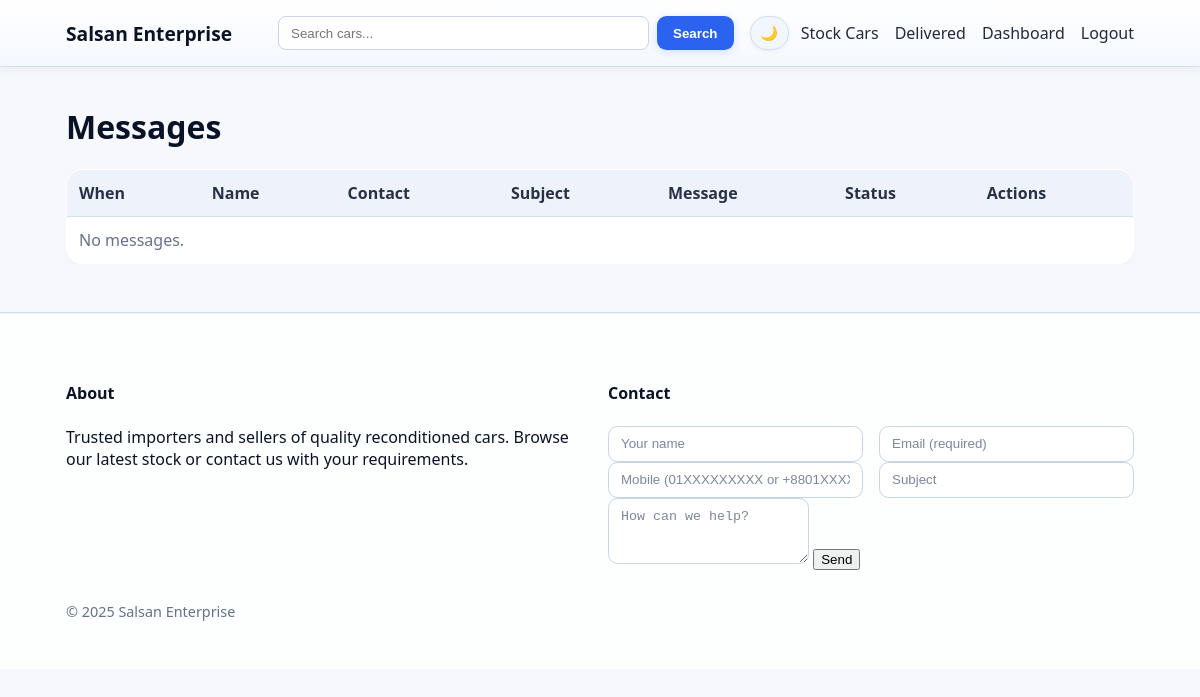
The app's page /admin/messages (signed in), older data.
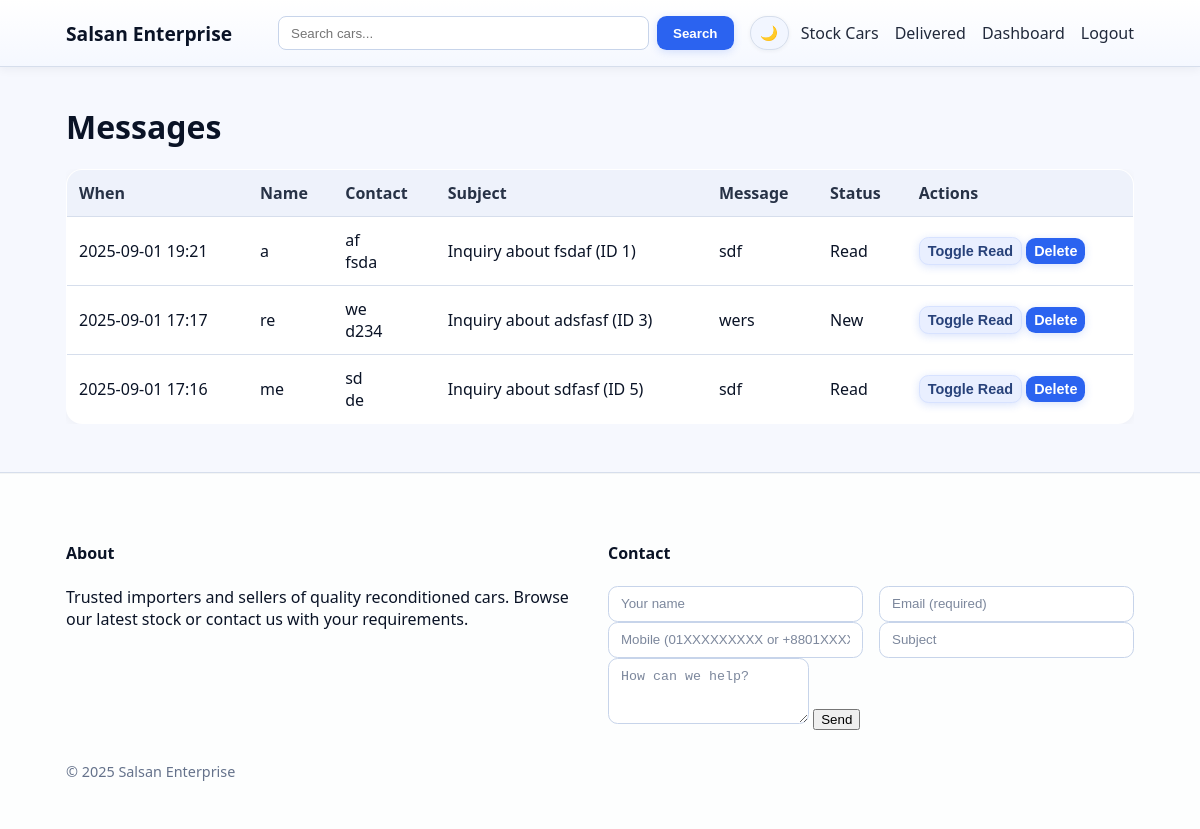
The same page, newer data.
### models.py (models this page shows)
class Message(db.Model):
    __tablename__ = "messages"
    id = db.Column(db.Integer, primary_key=True)
    name = db.Column(db.String(120), nullable=False)
    email = db.Column(db.String(120))
    phone = db.Column(db.String(50))
    subject = db.Column(db.String(200))
    body = db.Column(db.Text, nullable=False)
    created_at = db.Column(db.DateTime, default=datetime.utcnow)
    is_read = db.Column(db.Boolean, default=False, index=True)

### app.py (the view)
    @app.route("/admin/messages")
    @login_required
    def admin_messages():
        msgs = Message.query.order_by(Message.created_at.desc()).all()
        return render_template("admin/messages.html", messages=msgs)

### templates/admin/messages.html (shortened to what this page needs)
{% extends "base.html" %}
{% block content %}
<h1>Messages</h1>
<div class="table-scroll">
  <table class="table admin-list">
  <thead>
    <tr><th>When</th><th>Name</th><th>Contact</th><th>Subject</th><th>Message</th><th>Status</th><th>Actions</th></tr>
  </thead>
  <tbody>
  {% for m in messages %}
    <tr class="{{ '' if m.is_read else 'unread' }}">
      <td>{{ m.created_at.strftime('%Y-%m-%d %H:%M') }}</td>
      <td>{{ m.name }}</td>
      <td>
        {% if m.email %}<div>{{ m.email }}</div>{% endif %}
        {% if m.phone %}<div>{{ m.phone }}</div>{% endif %}
      </td>
      <td>{{ m.subject or '—' }}</td>
      <td style="max-width:400px">{{ m.body }}</td>
      <td>{{ 'Read' if m.is_read else 'New' }}</td>
      <td class="nowrap">
        <form action="{{ url_for('admin_messages_toggle_read', msg_id=m.id) }}" method="post" style="display:inline">
          <button class="btn small secondary">Toggle Read</button>
        </form>
        <form action="{{ url_for('admin_messages_delete', msg_id=m.id) }}" method="post" style="display:inline" onsubmit="return confirm('Delete this message?')">
          <button class="btn small danger">Delete</button>
        </form>
      </td>
    </tr>
  {% else %}
    <tr><td colspan="7" class="muted">No messages.</td></tr>
  {% endfor %}
  </tbody>
</table>
</div>
{% endblock %}

### templates/base.html (shortened to what this page needs)
<!doctype html>
<html lang="en">
<head>
  <link rel="stylesheet" href="{{ url_for('static', filename='css/style.css') }}">
</head>
<body>
<header class="site-header">
  <div class="container header-row">
    <a class="brand" href="{{ url_for('home') }}">Salsan Enterprise</a>
    <form class="search" action="{{ url_for('stock') }}" method="get" role="search">
      <input type="text" name="q" placeholder="Search cars..." value="{{ request.args.get('q','') }}">
      <button>Search</button>
      <button id="themeToggle" class="btn small secondary" type="button" aria-label="Toggle theme">🌙</button>
    </form>
    <nav class="nav-links" id="desktopNav">
      <a href="{{ url_for('stock') }}">Stock Cars</a>
      <a href="{{ url_for('delivered') }}">Delivered</a>
      {% if current_user.is_authenticated %}
        <a href="{{ url_for('admin_dashboard') }}">Dashboard</a>
        <a href="{{ url_for('admin_logout') }}">Logout</a>
      {% else %}
        <a href="{{ url_for('admin_login') }}">Admin</a>
      {% endif %}
    </nav>
  </div>
</header>
<main class="container">
  {% block content %}{% endblock %}
</main>
<footer class="site-footer" id="contact">
  <div class="container grid-2">
    <div>
      <h4>About</h4>
      <p>Trusted importers and sellers of quality reconditioned cars. Browse our latest stock or contact us with your requirements.</p>
    </div>
    <div>
      <h4>Contact</h4>
      <form action="{{ url_for('contact') }}" method="post" class="contact-form" novalidate>
        <div class="grid-2">
          <input name="name" placeholder="Your name" required aria-label="Your name" autocomplete="name">
          <input name="email" type="email" placeholder="Email (required)" required aria-label="Email" autocomplete="email">
        </div>
        <div class="grid-2">
          <input
            name="phone"
            type="tel"
            inputmode="tel"
            autocomplete="tel-national"
            placeholder="Mobile (01XXXXXXXXX or +8801XXXXXXXXX)"
            pattern="^(?:\+?8801\d{9}|01\d{9})$"
            title="Bangladesh mobile: 01XXXXXXXXX or +8801XXXXXXXXX"
            aria-label="Mobile number">
          <input name="subject" placeholder="Subject" aria-label="Subject">
        </div>
        <textarea name="message" rows="3" placeholder="How can we help?" required aria-label="Message"></textarea>
        <button type="submit">Send</button>
      </form>
    </div>
  </div>
  <div class="container muted small">© {{ 2025 }} Salsan Enterprise</div>
</footer>
</body>
</html>

Row changes from the older to the newer data that the page shows:
added Message: created_at "2025-09-01 19:21", name "a", email "af", phone "fsda", subject "Inquiry about fsdaf (ID 1)", body "sdf", is_read "Read"
added Message: created_at "2025-09-01 17:17", name "re", email "we", phone "d234", subject "Inquiry about adsfasf (ID 3)", body "wers", is_read "New"
added Message: created_at "2025-09-01 17:16", name "me", email "sd", phone "de", subject "Inquiry about sdfasf (ID 5)", body "sdf", is_read "Read"
Text that changed along with them:
text no longer shown: "No messages."
